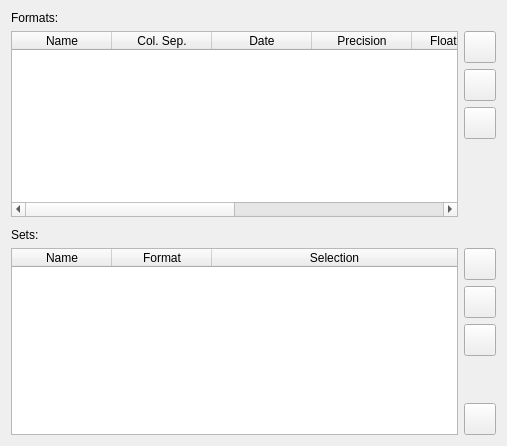
<?xml version="1.0" encoding="UTF-8"?>
<ui version="4.0">
 <class>MultiCSVObsParamsWidget</class>
 <widget class="QWidget" name="MultiCSVObsParamsWidget">
  <property name="geometry">
   <rect>
    <x>0</x>
    <y>0</y>
    <width>507</width>
    <height>446</height>
   </rect>
  </property>
  <property name="windowTitle">
   <string notr="true">Form</string>
  </property>
  <property name="autoFillBackground">
   <bool>false</bool>
  </property>
  <layout class="QVBoxLayout" name="verticalLayout">
   <item>
    <widget class="QLabel" name="label">
     <property name="text">
      <string>Formats:</string>
     </property>
    </widget>
   </item>
   <item>
    <layout class="QHBoxLayout" name="horizontalLayout">
     <item>
      <widget class="QTableWidget" name="FormatsTableWidget">
       <property name="editTriggers">
        <set>QAbstractItemView::NoEditTriggers</set>
       </property>
       <property name="selectionMode">
        <enum>QAbstractItemView::SingleSelection</enum>
       </property>
       <property name="selectionBehavior">
        <enum>QAbstractItemView::SelectRows</enum>
       </property>
       <attribute name="horizontalHeaderStretchLastSection">
        <bool>true</bool>
       </attribute>
       <attribute name="verticalHeaderVisible">
        <bool>false</bool>
       </attribute>
       <attribute name="verticalHeaderHighlightSections">
        <bool>false</bool>
       </attribute>
       <column>
        <property name="text">
         <string>Name</string>
        </property>
       </column>
       <column>
        <property name="text">
         <string>Col. Sep.</string>
        </property>
       </column>
       <column>
        <property name="text">
         <string>Date</string>
        </property>
       </column>
       <column>
        <property name="text">
         <string>Precision</string>
        </property>
       </column>
       <column>
        <property name="text">
         <string>Float format</string>
        </property>
       </column>
       <column>
        <property name="text">
         <string>Header</string>
        </property>
       </column>
       <column>
        <property name="text">
         <string>Comment ch.</string>
        </property>
       </column>
       <column>
        <property name="text">
         <string>Missing val.</string>
        </property>
       </column>
      </widget>
     </item>
     <item>
      <layout class="QVBoxLayout" name="verticalLayout_2">
       <item>
        <widget class="QPushButton" name="AddFormatButton">
         <property name="minimumSize">
          <size>
           <width>32</width>
           <height>32</height>
          </size>
         </property>
         <property name="maximumSize">
          <size>
           <width>32</width>
           <height>32</height>
          </size>
         </property>
         <property name="text">
          <string notr="true"/>
         </property>
        </widget>
       </item>
       <item>
        <widget class="QPushButton" name="EditFormatButton">
         <property name="minimumSize">
          <size>
           <width>32</width>
           <height>32</height>
          </size>
         </property>
         <property name="maximumSize">
          <size>
           <width>32</width>
           <height>32</height>
          </size>
         </property>
         <property name="text">
          <string notr="true"/>
         </property>
        </widget>
       </item>
       <item>
        <widget class="QPushButton" name="RemoveFormatButton">
         <property name="minimumSize">
          <size>
           <width>32</width>
           <height>32</height>
          </size>
         </property>
         <property name="maximumSize">
          <size>
           <width>32</width>
           <height>32</height>
          </size>
         </property>
         <property name="text">
          <string notr="true"/>
         </property>
        </widget>
       </item>
       <item>
        <spacer name="verticalSpacer">
         <property name="orientation">
          <enum>Qt::Vertical</enum>
         </property>
         <property name="sizeHint" stdset="0">
          <size>
           <width>20</width>
           <height>40</height>
          </size>
         </property>
        </spacer>
       </item>
      </layout>
     </item>
    </layout>
   </item>
   <item>
    <spacer name="verticalSpacer_3">
     <property name="orientation">
      <enum>Qt::Vertical</enum>
     </property>
     <property name="sizeType">
      <enum>QSizePolicy::Fixed</enum>
     </property>
     <property name="sizeHint" stdset="0">
      <size>
       <width>20</width>
       <height>5</height>
      </size>
     </property>
    </spacer>
   </item>
   <item>
    <widget class="QLabel" name="label_2">
     <property name="text">
      <string>Sets:</string>
     </property>
    </widget>
   </item>
   <item>
    <layout class="QHBoxLayout" name="horizontalLayout_2">
     <item>
      <widget class="QTableWidget" name="SetsTableWidget">
       <property name="editTriggers">
        <set>QAbstractItemView::NoEditTriggers</set>
       </property>
       <property name="selectionMode">
        <enum>QAbstractItemView::SingleSelection</enum>
       </property>
       <property name="selectionBehavior">
        <enum>QAbstractItemView::SelectRows</enum>
       </property>
       <attribute name="horizontalHeaderStretchLastSection">
        <bool>true</bool>
       </attribute>
       <attribute name="verticalHeaderVisible">
        <bool>false</bool>
       </attribute>
       <column>
        <property name="text">
         <string>Name</string>
        </property>
       </column>
       <column>
        <property name="text">
         <string>Format</string>
        </property>
       </column>
       <column>
        <property name="text">
         <string>Selection</string>
        </property>
       </column>
      </widget>
     </item>
     <item>
      <layout class="QVBoxLayout" name="verticalLayout_3">
       <item>
        <widget class="QPushButton" name="AddSetButton">
         <property name="minimumSize">
          <size>
           <width>32</width>
           <height>32</height>
          </size>
         </property>
         <property name="maximumSize">
          <size>
           <width>32</width>
           <height>32</height>
          </size>
         </property>
         <property name="text">
          <string notr="true"/>
         </property>
        </widget>
       </item>
       <item>
        <widget class="QPushButton" name="EditSetButton">
         <property name="minimumSize">
          <size>
           <width>32</width>
           <height>32</height>
          </size>
         </property>
         <property name="maximumSize">
          <size>
           <width>32</width>
           <height>32</height>
          </size>
         </property>
         <property name="text">
          <string notr="true"/>
         </property>
        </widget>
       </item>
       <item>
        <widget class="QPushButton" name="RemoveSetButton">
         <property name="minimumSize">
          <size>
           <width>32</width>
           <height>32</height>
          </size>
         </property>
         <property name="maximumSize">
          <size>
           <width>32</width>
           <height>32</height>
          </size>
         </property>
         <property name="text">
          <string notr="true"/>
         </property>
        </widget>
       </item>
       <item>
        <spacer name="verticalSpacer_2">
         <property name="orientation">
          <enum>Qt::Vertical</enum>
         </property>
         <property name="sizeHint" stdset="0">
          <size>
           <width>20</width>
           <height>40</height>
          </size>
         </property>
        </spacer>
       </item>
       <item>
        <widget class="QPushButton" name="AutoButton">
         <property name="minimumSize">
          <size>
           <width>32</width>
           <height>32</height>
          </size>
         </property>
         <property name="maximumSize">
          <size>
           <width>32</width>
           <height>32</height>
          </size>
         </property>
         <property name="text">
          <string notr="true"/>
         </property>
        </widget>
       </item>
      </layout>
     </item>
    </layout>
   </item>
  </layout>
 </widget>
 <resources/>
 <connections/>
</ui>
